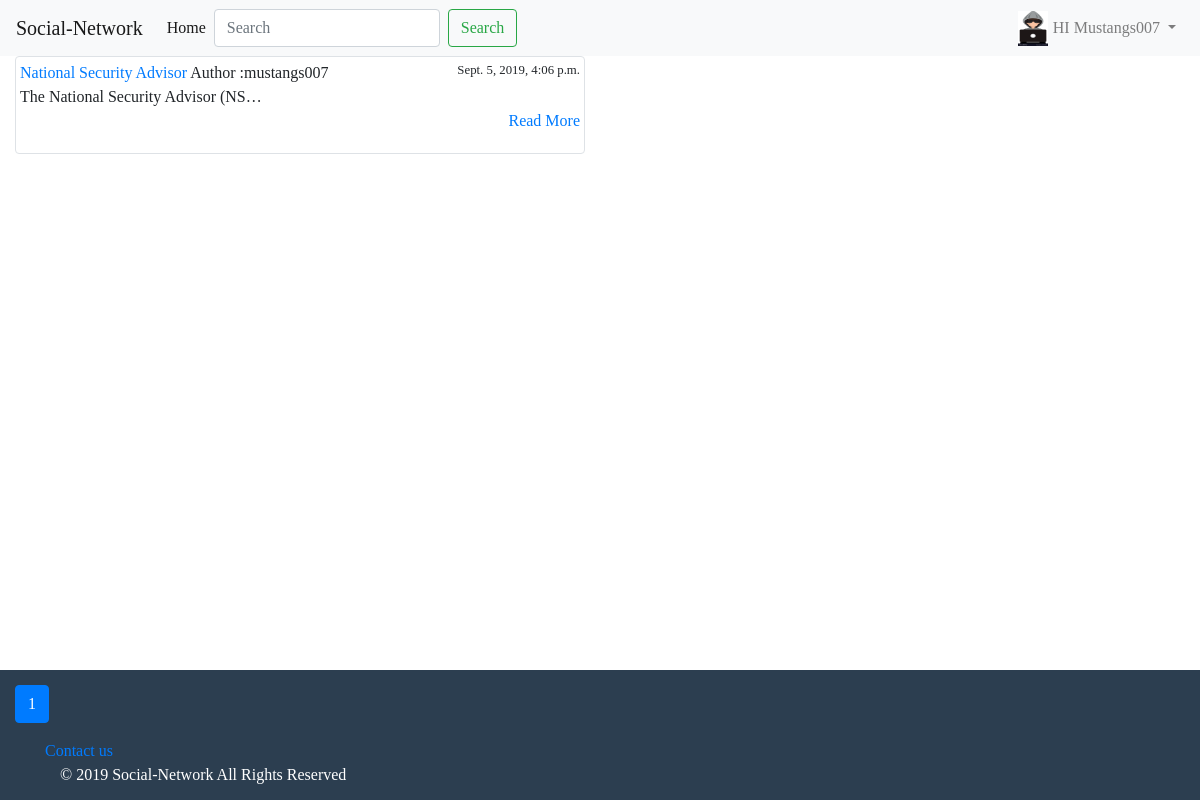
The app's page / (signed in), older data.
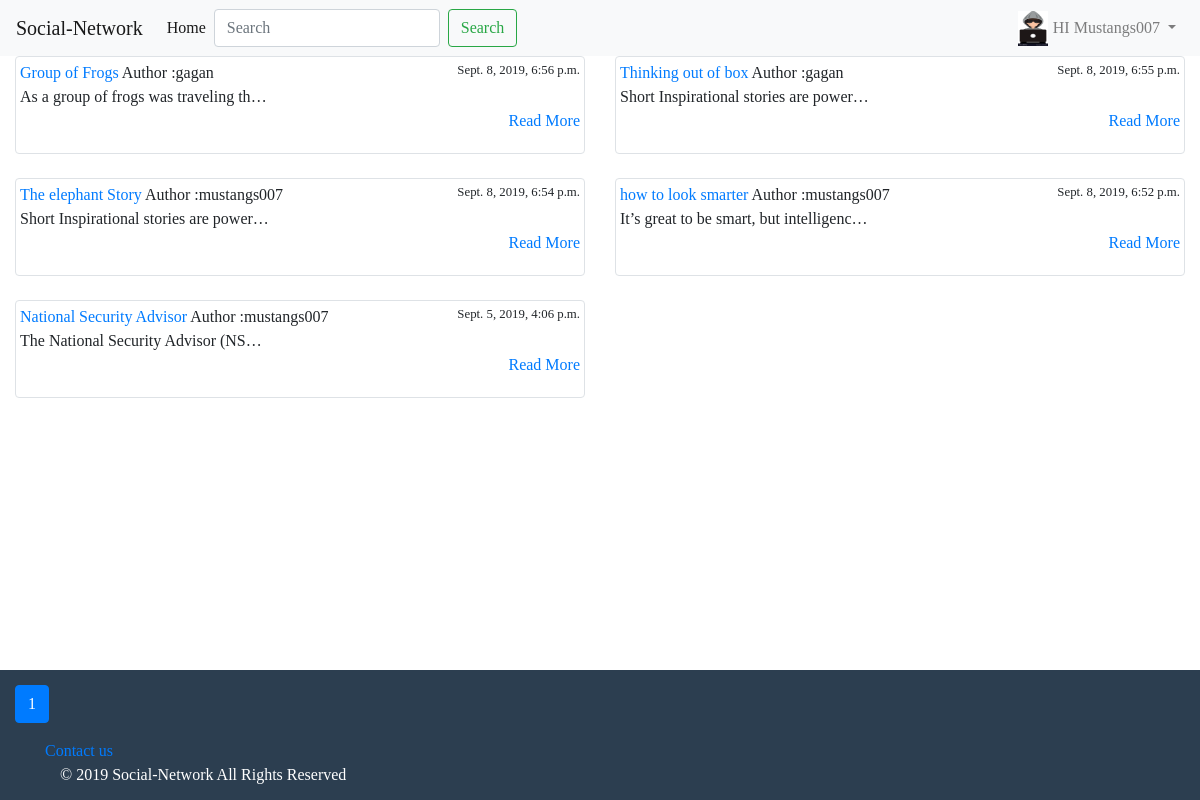
The same page, newer data.
### blog/models.py (models this page shows, shortened)
class post(models.Model):
	objects = models.Manager()
	published = PublishedManager()
	STATUS=(
	('draft','Draft'),
	('published','Published',)
	)
	title=models.CharField(max_length=30)
	slug=models.SlugField(max_length=30)
	author=models.ForeignKey(User, related_name='blog_posts')
	body=models.TextField()
	likes=models.ManyToManyField(User, related_name="likes", blank=True)
	created=models.DateTimeField(auto_now_add=True)
	updated=models.DateTimeField(auto_now=True)
	status=models.CharField(max_length=10, choices=STATUS, default='draft')
	def get_absolute_url(self):
		return reverse("post_detail", args=[self.id , self.slug])

### blog/views.py (the view)
# urls.py: url(r'^$',views.post_list,name="post_list"),
def post_list(request):
	post_list = post.published.all().order_by('-id')
	query = request.GET.get('q')
	if query:
		post_list = post.published.filter(
		Q(title__icontains=query)|
		Q(author__username=query)|
		Q(body__icontains=query)
		)
	paginator = Paginator(post_list, 8)
	page = request.GET.get('page')
	try:
		posts= paginator.page(page)
	except PageNotAnInteger:
		posts = paginator.page(1)
	except EmptyPage:
		posts = paginator.page(paginator.num_pages)
	if page is None:
		start_index = 0
		end_index = 7
	else:
		(start_index, end_index )= proper_pagination(posts, index=3)
	page_range = list(paginator.page_range)[start_index:end_index]
	context={
	'posts':posts,
	'page_range':page_range,
	}
	return render(request,'blog/post_list.html',context)

### blog/models.py (called while the page is built)
	def get_queryset(self):
		return super(PublishedManager, self).get_queryset().filter(status="published")

### blog/templates/blog/post_list.html (shortened to what this page needs)
{% extends 'blog/base.html' %}
{% block content %}
   <div class="container-fluid">
   <div class="row">
   {% for p in posts %}
   <div class="col-md-6">
   <div class="img-thumbnail">
   <a href="{{ p.get_absolute_url }}">{{ p.title }}</a><small style="float:right">{{ p.created }}</small>
		Author :{{ p.author }}<br>
    <span style="display:block;text-overflow: ellipsis;width: 250px;overflow: hidden; white-space: nowrap;">
	{{ p.body }}
	</span>
  <p align="right"><a href="{{ p.get_absolute_url }}">Read More</a></p>
		</div>
		<br>
	</div>
  {% empty %}
    <div class="container-fluid">
      <h3>NO Post Found having search "{{ request.GET.q }}"</h3>
    </div>
   {% endfor %}
    </div>
   </div>
{% endblock %}

### blog/templates/blog/base.html (shortened to what this page needs)
<!DOCTYPE html>
{% load static %}
<html>
 <head>
 <link rel="stylesheet" href="https://stackpath.bootstrapcdn.com/bootstrap/4.1.3/css/bootstrap.min.css">
 <link rel="stylesheet" href="{% static 'blog/style.css' %}">
 </head>
 <body>
  {% include 'blog/navbar.html' %}
 {% block content %}
 {% endblock %}
 <footer class="footer text-white">
   <ul class="pagination">
     {% for p in page_range %}
     {% if posts.number == p %}
      <li class="page-item active">
       <a href="?page={{ p }}" class="page-link">{{ p }}</a>
       </li>
     {% else %}
     <li class="page-item ">
      <a href="?page={{ p }}" class="page-link">{{ p }}</a>
      </li>
     {% endif %}
    {% endfor %}
   </ul>
     <div class="container">
         <div class="footer-text">
   <div class="row">
     <div class="col-md-4">
       <a href="#">Contact us</a>
     </div>
     </div>
     <div class="col-md-4" >
 				<span style="display:inline-block;">© 2019 Social-Network All Rights Reserved </span>
 			</div>
   </div>
   </div>
 </footer>
  </body>
 </html>

### blog/templates/blog/navbar.html (shortened to what this page needs)
<nav class="navbar navbar-expand-lg navbar-light bg-light">
<a class="navbar-brand" href="#">Social-Network</a>
<div class="collapse navbar-collapse" id="navbarSupportedContent">
  <ul class="navbar-nav mr-auto">
    <li class="nav-item active">
      <a class="nav-link" href="{% url 'post_list' %}">Home <span class="sr-only">(current)</span></a>
    </li>
    <form class="form-inline my-2 my-lg-0" action="{% url 'post_list' %}">
      <input class="form-control mr-sm-2" type="search" placeholder="Search" aria-label="Search" name='q'>
      <button class="btn btn-outline-success my-2 my-sm-0" type="submit">Search</button>
    </form>
  </ul>
  <ul class="navbar-nav">
    {% if request.user.is_authenticated %}
     <li class="nav-item dropdown">
      <a class="nav-link dropdown-toggle" href="#" id="navbarDropdown" role="button" data-toggle="dropdown" aria-haspopup="true" aria-expanded="false">
       {% if request.user.profile.photo %}
       <img src="{{ request.user.profile.photo.url }}" alt="" class="navbar-img">
       {% else %}
        <img src="/media/index.png" alt="" class="navbar-img">
       {% endif %}
       <span>HI {{ request.user|capfirst }}</span>
      </a>
    </li>
    {% else %}
    <li class="nav-item">
	<a href="{% url 'register' %}" class="nav-link">Register</a>
	</li>
    <a href="{% url 'user_login' %}" class="nav-link">Login</a>
    {% endif %}
 </ul>
</div>
</nav>

### static/blog/style.css (style rules this page uses)
html { position: relative; min-height: 100%; }
body { font-family: 'Lucida Casual','Comic Sans MS'; margin-bottom: 180px; }
.footer { position: absolute; bottom: 0; left: 0; right: 0; height: 130px; padding: 15px; background-color: #2C3E50; }

### blog/templates/blog/navbar.html (style rules this page uses)
.navbar-img { width: 30px; height: 35px; float: left; background-size: auto 100%; margin-top: -5px; margin-right: 5px; }

Row changes from the older to the newer data that the page shows:
added post: title "Group of Frogs", created "Sept. 8, 2019, 6:56 p.m.", author "gagan", body "As a group of frogs was traveling th…"
added post: title "Thinking out of box", created "Sept. 8, 2019, 6:55 p.m.", author "gagan", body "Short Inspirational stories are power…"
added post: title "The elephant Story", created "Sept. 8, 2019, 6:54 p.m.", author "mustangs007", body "Short Inspirational stories are power…"
added post: title "how to look smarter", created "Sept. 8, 2019, 6:52 p.m.", author "mustangs007", body "It’s great to be smart, but intelligenc…"
